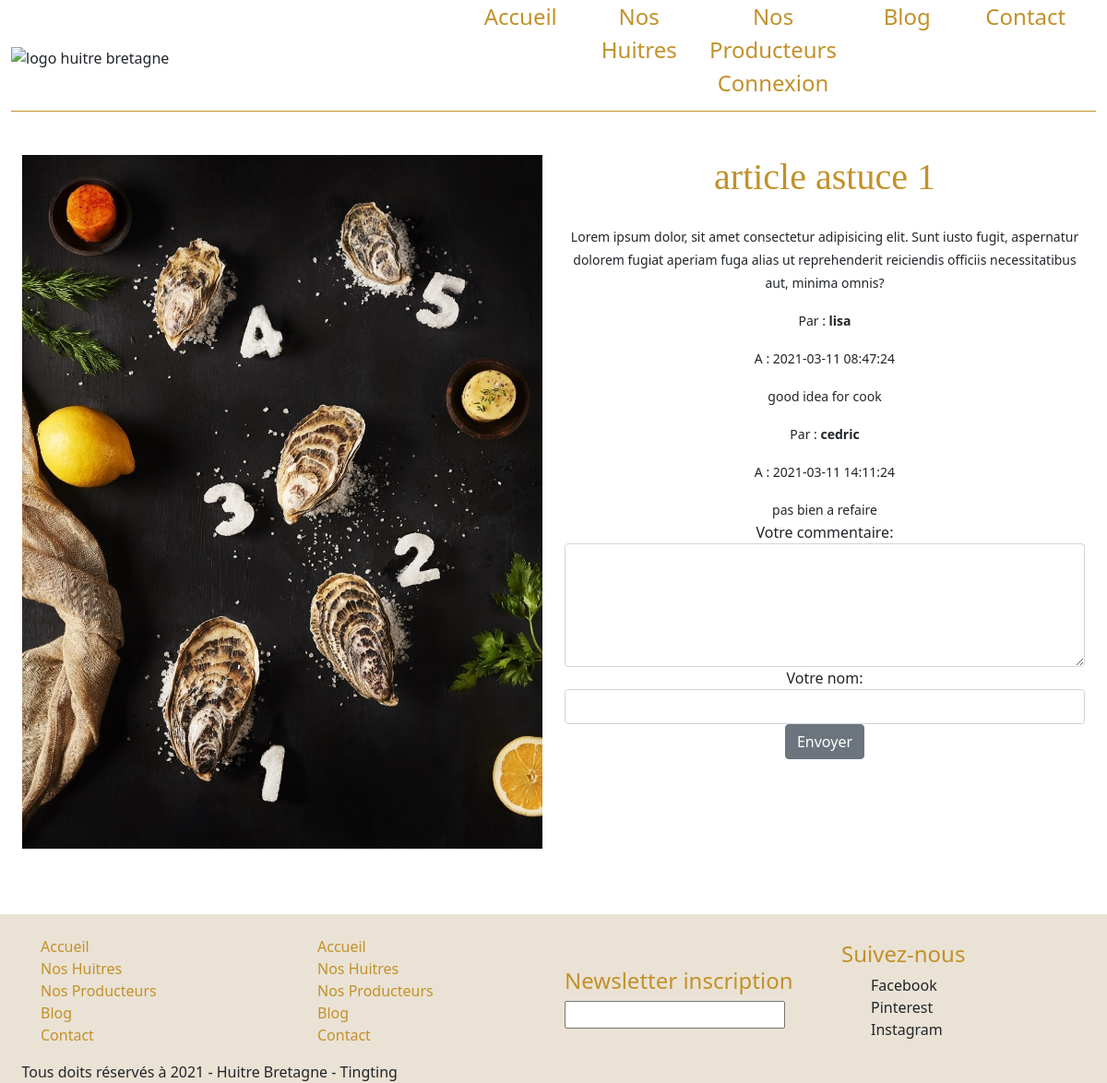
The page /index.php?action=article&id=5 on the database its author committed.
### tables this page shows
CREATE TABLE `articles` (
  `id` bigint(20) UNSIGNED NOT NULL,
  `title` longtext,
  `content` longtext,
  `alt` longtext,
  `img` longtext,
  `category` longtext
);

CREATE TABLE `commentaires` (
  `id` bigint(20) UNSIGNED NOT NULL,
  `name` longtext,
  `time` timestamp NOT NULL DEFAULT CURRENT_TIMESTAMP,
  `content` longtext,
  `article_id` bigint(20) UNSIGNED NOT NULL
);

### APP/Controllers/Front/FrontController.php (called while the page is built, shortened)
<?php
class FrontController{
    function article($id){
        $articles = new \Project\Models\ArticleManager();
        $article = $articles->getArticle($id);
        $comments = new CommentManager();
        $articleComments = $comments->getArticleComments($id);
        require 'app/views/front/article.php';
    }
    }

### APP/Models/ArticleManager.php (called while the page is built, shortened)
<?php
class ArticleManager extends Manager{
    public function getArticle($id){
    $bdd = $this->bdConnect();
    $req = $bdd->prepare('SELECT * FROM articles WHERE id=?');
    $req->execute(array($id));
    return $req->fetch();
    }
}

### APP/Models/CommentManager.php (called while the page is built, shortened)
<?php
class CommentManager extends Manager{
    public function getArticleComments($id){
        $bdd = $this->bdConnect();
        $req = $bdd->prepare('SELECT name, time, content
        FROM commentaires
        WHERE article_id=?'
        );
        $req->execute(array($id));
        return $req;
    }
}

### APP/views/front/article.php (the view, shortened to what this page needs)
<div class="article m-auto text-center row">
    <div class="col">
        <img class="float-left img-fluid" src="<?= htmlspecialchars($article['img']) ?>" alt="<?= htmlspecialchars($article['alt']) ?>">
    </div>
    <div class="col">
        <h1 class="text-center"><?= htmlspecialchars($article['title']) ?></h1>
        <p><?= htmlspecialchars($article['content']) ?></p>
        <div class="article-commentaires">
                <?php foreach($articleComments as $articleComment){?>
                    <p>Par : <strong><?=htmlspecialchars($articleComment['name']) ?></strong> </p>
                    <p>A : <?=htmlspecialchars($articleComment['time']) ?></p>
                    <p class="card-text"><?=htmlspecialchars($articleComment['content']) ?></p>
                <?php } ?>
        </div>
        <form action="index.php?action=commentaire&id=<?= htmlspecialchars($article['id']) ?>" method="post">
            <div class="form-group">
                <label for="comment">Votre commentaire:</label>
                <textarea class="form-control" rows="5" id="comment" name="comment"></textarea>
            </div>
            <div class="form-group">
                <label for="usr">Votre nom:</label>
                <input type="text" class="form-control" id="cmt-name" name="name">
            </div>
            <button type="submit" class="btn btn-secondary">Envoyer</button>
        </form>
    </div>
</div>
<?php $content = ob_get_clean(); ?>
<?php require 'templates/template.php'; ?>

### index.php (shortened to what this page needs)
<?php
try{
    $frontController = new FrontController();
    if(isset($_GET['action']))
    {
        if($_GET['action']=='blog'){
            $frontController->blog();
        }elseif($_GET['action']=='huitres'){
            $frontController->huitres();
        }elseif($_GET['action']=='producers'){
            $frontController->producers();
        }elseif($_GET['action']=='contact'){
            $frontController->contact();
        }
        elseif($_GET['action']=='contact'){
            $frontController->contact();
        }
        elseif($_GET['action']=='connect'){
            $frontController->connect();
        }
        elseif($_GET['action'] == 'creatUser'){
            $pseudo = $_POST['Pseudo'];
            $mail = $_POST['mail'];
            $mdp = $_POST['pass'];
            $pass = password_hash($mdp, PASSWORD_DEFAULT);
            $frontController ->creatUser($pseudo,$mail,$pass);
        }elseif($_GET['action'] == 'disConnect'){
            $frontController ->disConnect();
        }
        elseif($_GET['action'] == 'getMessage'){
            $name = $_POST['name'];
            $mail = $_POST['mail'];
            $sujet = $_POST['sujet'];
            $message = $_POST['content'];
            $frontController->getMessage($name,$mail,$sujet,$message);
        }
        elseif($_GET['action']=='article'){
            $id = $_GET['id'];
            $frontController->article($id);
        }elseif($_GET['action'] == 'commentaire'){
            $id = $_GET['id'];
            $name = $_POST['name'];
            $comment = $_POST['comment'];
            $frontController->getComment($name,$comment,$id);
        }elseif($_GET['action']=='huitre'){
            $id = $_GET['id'];
            $frontController->huitre($id);
        }elseif($_GET['action']=='producer'){
            $id = $_GET['id'];
            $frontController->producer($id);
        }
    }else{
        $frontController->accueil();
    }
} catch(Exception $e){
    die('Erreur: ' .$e->getMessage());
}

### APP/views/front/templates/template.php (shortened to what this page needs)
<!DOCTYPE html>
<html lang="fr">
<head>
    <link rel="stylesheet" href="app\public\front\css\style.css">
    <link href="https://cdn.jsdelivr.net/npm/bootstrap@5.0.0-beta2/dist/css/bootstrap.min.css" rel="stylesheet">
    <link rel="stylesheet" href="https://pro.fontawesome.com/releases/v5.10.0/css/all.css" />
</head>
<body>
    <header>
        <div class="container-fluid">
            <nav class="row nav-bar">
                <div class="col-5">
                    <img src="" alt="logo huitre bretagne">
                </div>
                <ul class="burger-ul row col-7">
                    <li class="col"><a href="/">Accueil</a></li>
                    <li class="col"><a href="index.php?action=huitres">Nos Huitres</a></li>
                    <li class="col"><a href="index.php?action=producers">Nos Producteurs</a></li>
                    <li class="col"><a href="index.php?action=blog">Blog</a></li>
                    <li class="col"><a href="index.php?action=contact">Contact</a></li>
<?php if(isset($_SESSION['pseudo'])): ?>
                    <li class="col"><a href="index.php?action=userInfos"><?= $_SESSION['pseudo'] ?></a>
                    <a href="index.php?action=disConnect">Deconnexion</a></li>
<?php else: ?>
                    <li class="col"><a href="index.php?action=connect">Connexion</a></li>
<?php endif; ?>
                </ul>
            </nav>
        </div>
    </header>
    <main>
        <div class="container-fluid">
            <?= $content ?>
        </div>
    </main>
    <footer>
        <div class="container-fluid">
        <div class="nav-footer row">
            <div class="col">
                <ul>
                    <li><a href="/">Accueil</a></li>
                    <li><a href="index.php?action=huitres">Nos Huitres</a></li>
                    <li><a href="index.php?action=producers">Nos Producteurs</a></li>
                    <li><a href="index.php?action=blog">Blog</a></li>
                    <li><a href="index.php?action=contact">Contact</a></li>
                </ul>
            </div>
            <div class="col">
                <ul>
                    <li><a href="/">Accueil</a></li>
                    <li><a href="index.php?action=huitre">Nos Huitres</a></li>
                    <li><a href="index.php?action=producteur">Nos Producteurs</a></li>
                    <li><a href="index.php?action=blog">Blog</a></li>
                    <li><a href="index.php?action=contact">Contact</a></li>
                </ul>
            </div>
            <div class="col">
                <h4>Newsletter inscription</h4>
                <input type="text" name="newsletter">
            </div>
            <div class="col">
                <h4>Suivez-nous</h4>
                <ul>
                    <li><a href="/"></a>Facebook</li>
                    <li><a href="/"></a>Pinterest</li>
                    <li><a href="/"></a>Instagram</li>
                </ul>
            </div>
        </div>
        <div>
            <div class="footer_top row">
                Tous doits réservés à 2021 - Huitre Bretagne - Tingting
            </div>
        </div>
    </div>
    </footer>
</body>
</html>

### APP/public/front/css/style.css (style rules this page uses)
html, body, div, span, applet, object, iframe, h1, h2, h3, h4, h5, h6, p, blockquote, div pre, a, abbr, acronym, address, big, cite, code, del, dfn, em, font, img, ins, kbd, q, s, samp, small, strike, strong, sub, sup, tt, var, b, u, i, center, dl, dt, dd, ol, ul, li, figure, header, nav, section, article, aside, footer, figcaption { margin: 0; padding: 0; border: 0; outline: 0; }
ul, li { padding: 0; margin: 0; list-style: none; }
header, nav, section, article, aside, footer, hgroup { display: block; }
* { box-sizing: border-box; }
html, body { font-family: 'Cormorant Garamond', serif; font-weight: 400; background-color: #fff; font-size: 16px; -ms-text-size-adjust: 100%; -webkit-font-smoothing: antialiased; -moz-osx-font-smoothing: grayscale; }
a { text-decoration: none !important; }
ul { margin-bottom: 0px; }
p { font-size: 14px; line-height: 25px; }
.nav-bar { height: 15vh; align-items: center; }
.nav-bar ul li { text-align: center; }
.nav-bar li a { color: #C2912A; font-size: 1.5rem; }
.nav-footer { background-color: #EAE2D5; align-items: center; padding-top: 2%; }
.footer_top { background-color: #EAE2D5; padding-left: 2%; }
.nav-footer a,.nav-footer h4 { color: #C2912A; }
.article { padding-top: 4%; padding-bottom: 6%; border: 1px solid #C2912A; border-bottom: none; border-right: none; border-left: none; }
.article h1 { color: #C2912A; font-family: 'Cormorant Garamond', serif; margin-bottom: 5%; }

### rows shown on the page
articles: title "article astuce 1", content "Lorem ipsum dolor, sit amet consectetur adipisicing elit. Sunt iusto fugit, aspernatur dolorem fugiat aperiam fuga alias ut reprehenderit reiciendis officiis necessitatibus aut, minima omnis?"
commentaires: name "lisa", time "2021-03-11 08:47:24", content "good idea for cook"
commentaires: name "cedric", time "2021-03-11 14:11:24", content "pas bien a refaire"
